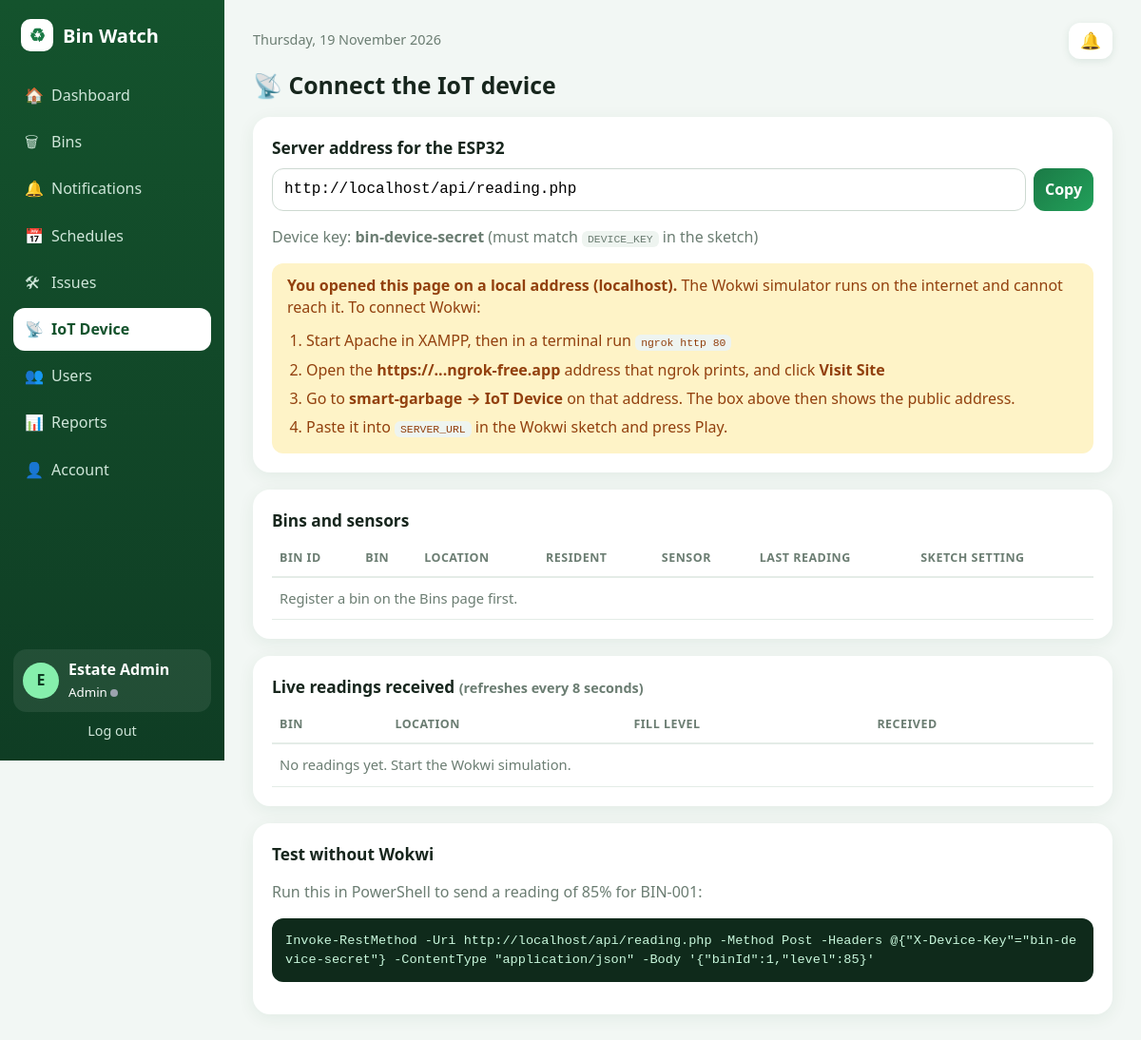
/device.php (signed in), run on an earlier commit of the app's database.
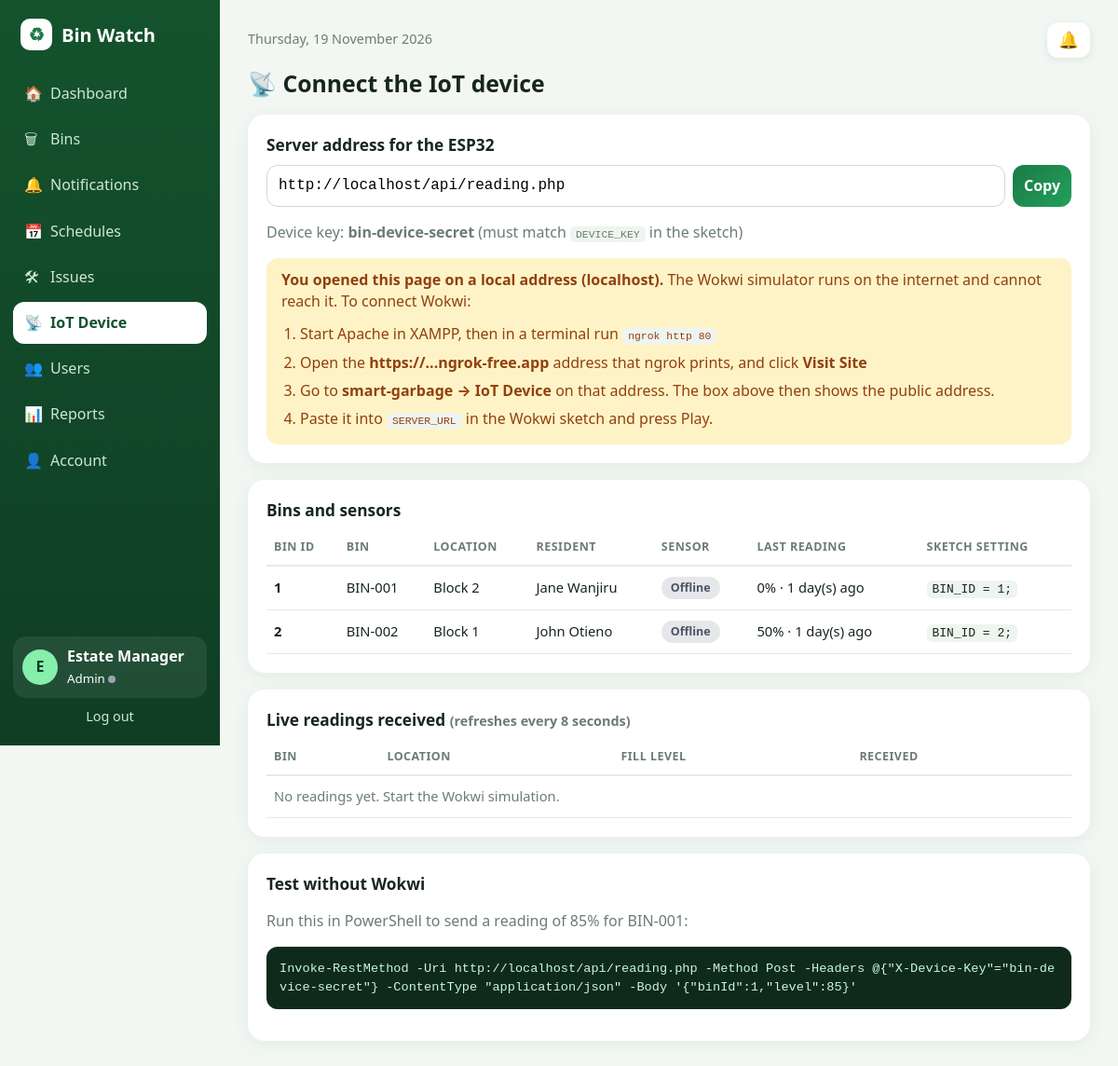
And on a later commit of the database.
### tables this page shows
CREATE TABLE garbage_bins (
  id INT AUTO_INCREMENT PRIMARY KEY,
  location VARCHAR(100) NOT NULL,
  capacity INT NOT NULL DEFAULT 120,
  resident_id INT NULL,
  fill_level INT NOT NULL DEFAULT 0,
  status ENUM('normal','needs_collection') NOT NULL DEFAULT 'normal',
  paid TINYINT(1) NOT NULL DEFAULT 0,
  paid_on DATETIME NULL,
  last_reading DATETIME NULL,
  FOREIGN KEY (resident_id) REFERENCES users(id) ON DELETE SET NULL
);

CREATE TABLE users (
  id INT AUTO_INCREMENT PRIMARY KEY,
  name VARCHAR(100) NOT NULL,
  email VARCHAR(120) NOT NULL UNIQUE,
  phone VARCHAR(30) NOT NULL DEFAULT '',
  unit VARCHAR(30) NOT NULL DEFAULT '',
  role ENUM('admin','resident','collector') NOT NULL,
  password_hash VARCHAR(255) NOT NULL,
  created_at DATETIME NOT NULL DEFAULT CURRENT_TIMESTAMP
);

### config.php (called while the page is built, shortened)
<?php
function db() {
    static $pdo = null;
    if (!$pdo) {
        try {
            $pdo = new PDO('mysql:host=' . DB_HOST . ';port=' . DB_PORT . ';dbname=' . DB_NAME . ';charset=utf8mb4',
                DB_USER, DB_PASS, [PDO::ATTR_ERRMODE => PDO::ERRMODE_EXCEPTION, PDO::ATTR_DEFAULT_FETCH_MODE => PDO::FETCH_ASSOC]);
            $pdo->exec("SET time_zone = '+03:00'");
        } catch (PDOException $ex) {
            die('Database connection failed. Is MySQL running in XAMPP and did you import database.sql in phpMyAdmin? (' . htmlspecialchars($ex->getMessage()) . ')');
        }
    }
    return $pdo;
}
function e($s) { return htmlspecialchars((string)$s, ENT_QUOTES, 'UTF-8'); }
function user() { return isset($_SESSION['user']) ? $_SESSION['user'] : null; }
function bin_label($id) { return sprintf('BIN-%03d', $id); }
function require_role(...$roles) {
    $u = user();
    return $u;
}
function time_ago($dt) {
    $s = time() - strtotime($dt);
    return floor($s / 86400) . ' day(s) ago';
}
function notif_state($uid) {
    $st = db()->prepare("SELECT COALESCE(MAX(id),0) m, SUM(status='unread') u FROM notifications WHERE user_id=?");
    $st->execute([$uid]);
    $r = $st->fetch();
    return [(int)$r['m'], (int)$r['u']];
}
function bins_for($u) {
    $sql = "SELECT b.*, r.name AS resident, r.unit AS unit, r.phone AS phone,
        (SELECT c.id FROM collection_records c WHERE c.bin_id=b.id AND c.status IN ('requested','assigned') ORDER BY c.id LIMIT 1) AS open_record,
        (SELECT c.collector_id FROM collection_records c WHERE c.bin_id=b.id AND c.status='assigned' ORDER BY c.id LIMIT 1) AS assigned_id,
        (SELECT x.name FROM collection_records c JOIN users x ON x.id=c.collector_id WHERE c.bin_id=b.id AND c.status='assigned' ORDER BY c.id LIMIT 1) AS assigned_to
        FROM garbage_bins b LEFT JOIN users r ON r.id=b.resident_id";
    $p = [];
    $st = db()->prepare($sql . ' ORDER BY b.id');
    $st->execute($p);
    return $st->fetchAll();
}

### device.php (the view, shortened to what the changed rows need)
<?php
require __DIR__ . '/layout.php';
$u = require_role('admin');
$pdo = db();
$https = (!empty($_SERVER['HTTP_X_FORWARDED_PROTO']) && $_SERVER['HTTP_X_FORWARDED_PROTO'] === 'https') || (!empty($_SERVER['HTTPS']) && $_SERVER['HTTPS'] !== 'off');
$host = $_SERVER['HTTP_HOST'];
$endpoint = ($https ? 'https' : 'http') . '://' . $host . rtrim(str_replace('\\', '/', dirname($_SERVER['SCRIPT_NAME'])), '/') . '/api/reading.php';
$bins = bins_for($u);
$recent = $pdo->query('SELECT r.*, b.location FROM sensor_readings r JOIN garbage_bins b ON b.id=r.bin_id ORDER BY r.id DESC LIMIT 12')->fetchAll();
$first = $bins ? (int)$bins[0]['id'] : 1;
page_start('IoT Device', 'device.php');
?>
<h1>&#128225; Connect the IoT device</h1>
<div class="card"><h2>Server address for the ESP32</h2>
</div>
<div class="card scroll"><h2>Bins and sensors</h2>
<table><tr><th>Bin ID</th><th>Bin</th><th>Location</th><th>Resident</th><th>Sensor</th><th>Last reading</th><th>Sketch setting</th></tr>
<?php foreach ($bins as $b): ?>
<tr data-bin="<?= $b['id'] ?>"><td><b><?= $b['id'] ?></b></td><td><?= e(bin_label($b['id'])) ?></td><td><?= e($b['location']) ?></td><td><?= $b['resident'] ? e($b['resident']) : '<span class="muted">Not assigned</span>' ?></td>
  <td><span data-f="online"><?= online_tag($b['last_reading']) ?></span></td><td><span data-f="level"><?= (int)$b['fill_level'] ?></span>% &middot; <span data-f="ago"><?= e(time_ago($b['last_reading'])) ?></span></td>
  <td><code>BIN_ID = <?= $b['id'] ?>;</code></td></tr>
<?php endforeach; ?>
<?php if (!$bins): ?><tr><td colspan="7" class="muted">Register a bin on the Bins page first.</td></tr><?php endif; ?>
</table></div>
<div class="card scroll"><h2>Live readings received <small class="muted">(refreshes every 8 seconds)</small></h2>
<table><tr><th>Bin</th><th>Location</th><th>Fill level</th><th>Received</th></tr>
<?php if (!$recent): ?><tr><td colspan="4" class="muted">No readings yet. Start the Wokwi simulation.</td></tr><?php endif; ?></table></div>
<div class="card"><h2>Test without Wokwi</h2>
<p class="muted">Run this in PowerShell to send a reading of 85% for BIN-<?= sprintf('%03d', $first) ?>:</p>
<pre class="code">Invoke-RestMethod -Uri <?= e($endpoint) ?> -Method Post -Headers @{"X-Device-Key"="<?= e(DEVICE_KEY) ?>"} -ContentType "application/json" -Body '{"binId":<?= $first ?>,"level":85}'</pre></div>
<?php page_end();

### layout.php (shortened to what the changed rows need)
<?php
require_once __DIR__ . '/config.php';
function online_tag($ts) {
    return (time() - strtotime($ts)) < 120 ? '<span class="tag green">&#9679; Online</span>' : '<span class="tag grey">Offline</span>';
}
function page_start($title, $active = '', $live = false) {
    $u = user();
    $notif = 0; $unread = 0;
    if ($u) list($notif, $unread) = notif_state($u['id']);
    echo '<!DOCTYPE html><html lang="en"><head><meta charset="UTF-8"><meta name="viewport" content="width=device-width, initial-scale=1">';
    echo '<title>' . e($title) . ' - Bin Watch</title><link rel="stylesheet" href="style.css"></head>';
    echo '<body data-live="' . ($live ? 1 : 0) . '" data-notif="' . $notif . '">';
    if ($u) {
        $nav = [['dashboard.php', '&#127968;', 'Dashboard']];
        if ($u['role'] === 'admin') $nav[] = ['bins.php', '&#128465;', 'Bins'];
        $nav[] = ['alerts.php', '&#128276;', 'Notifications'];
        $nav[] = ['schedules.php', '&#128197;', 'Schedules'];
        if ($u['role'] === 'admin') { $nav[] = ['issues.php', '&#128736;', 'Issues']; $nav[] = ['device.php', '&#128225;', 'IoT Device']; $nav[] = ['users.php', '&#128101;', 'Users']; $nav[] = ['reports.php', '&#128202;', 'Reports']; }
        $nav[] = ['account.php', '&#128100;', 'Account'];
        echo '<div class="shell"><aside><div class="brand"><span class="logo">&#9851;</span> Bin Watch</div><nav>';
        foreach ($nav as $n) {
            $badge = '';
            if ($n[0] === 'alerts.php') $badge = ' <span class="badge unread-count"' . ($unread ? '' : ' hidden') . '>' . $unread . '</span>';
            echo '<a href="' . $n[0] . '" class="' . ($n[0] === $active ? 'on' : '') . '"><span><i class="ico">' . $n[1] . '</i>' . $n[2] . '</span>' . $badge . '</a>';
        }
        echo '</nav><div class="me"><div class="avatar">' . e(strtoupper(substr($u['name'], 0, 1))) . '</div><div><b>' . e($u['name']) . '</b><br><small>' . e(ucfirst($u['role'])) . ' <span id="live" class="live" title="Live updates"></span></small></div></div>';
        echo '<a class="logout" href="logout.php">Log out</a></aside><main><div class="topbar"><span class="muted">' . date('l, j F Y') . '</span><a class="bell" href="alerts.php" title="Notifications">&#128276;<span class="badge unread-count"' . ($unread ? '' : ' hidden') . '>' . $unread . '</span></a></div>';
    }
}
function page_end() {
    echo user() ? '</main></div>' : '</main></div>';
    echo '<script src="app.js"></script></body></html>';
}

What changed in the data, as far as the page shows it:
added garbage_bins: id "1", id "BIN-001", location "Block 2", resident.name "Jane Wanjiru", shows "Offline", fill_level "0", last_reading "1 day(s) ago", id "001"
added garbage_bins: id "2", id "BIN-002", location "Block 1", resident.name "John Otieno", shows "Offline", fill_level "50", last_reading "1 day(s) ago"
Also different on the page:
$u['name']: "Estate Admin" → "Estate Manager"
$first: "001" → (not shown)
$first: "1" → (not shown)
text no longer shown: "Register a bin on the Bins page first."
